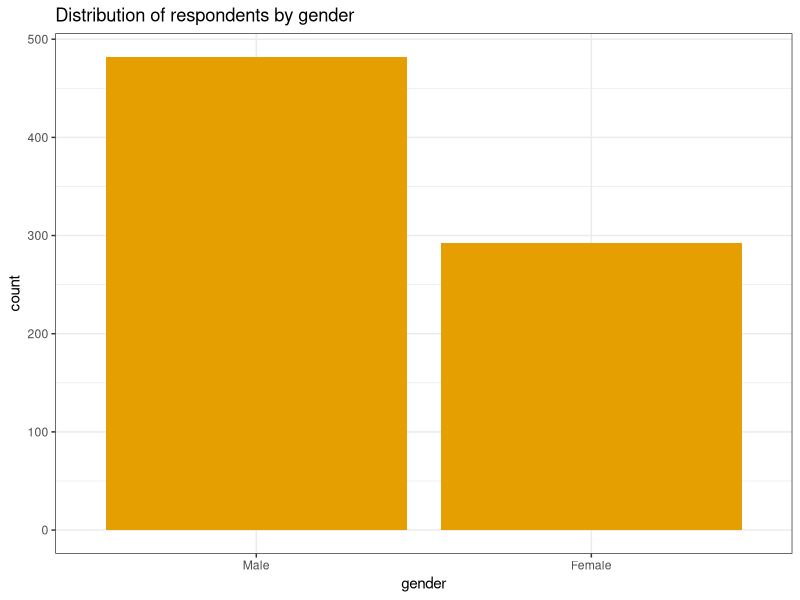
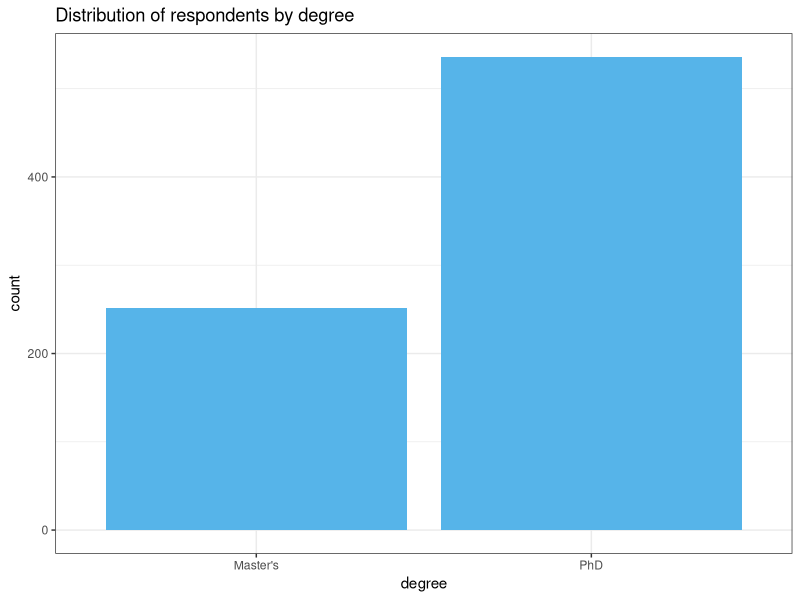
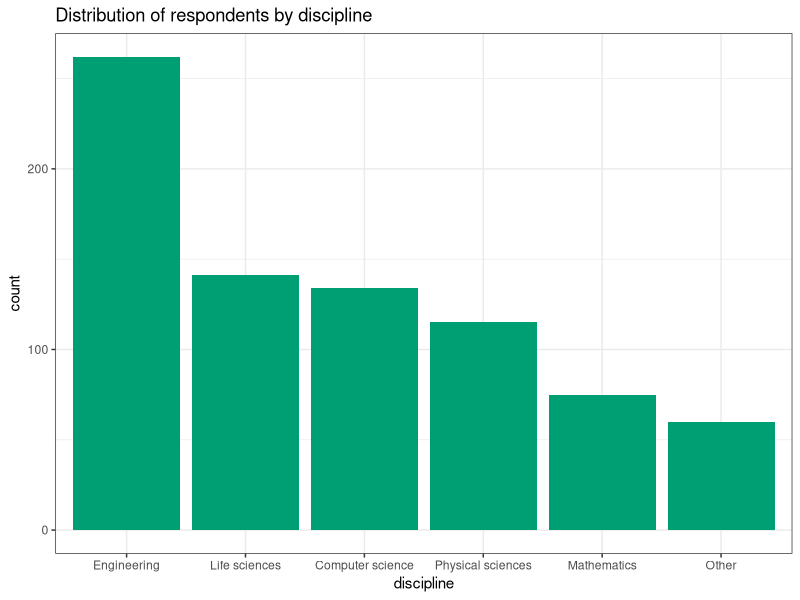
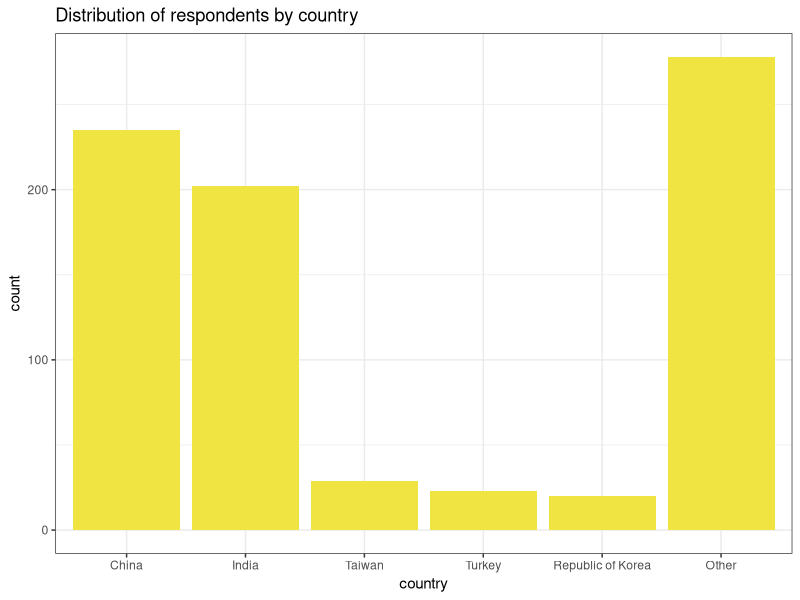

Write R code to recreate these figures, in order.
## ---- chunk 1
knitr::opts_chunk$set(echo = TRUE, tidy = TRUE)
library(tidyverse)
cb_palette = c("#999999", "#E69F00", "#56B4E9", "#009E73", "#F0E442", "#0072B2", "#D55E00", "#CC79A7")
## ---- chunk 2
country = read.csv("Country-List-Metadata.csv")
# dom = read.csv("Domestic-graduate-student-survey-results.csv")
inter.data = read.csv("International-graduate-student-survey-results.csv")
# Q39
acad.experience <- rowSums(select(inter.data, Q39_1 , Q39_2 , Q39_3 , Q39_4 , Q39_5 , Q39_6 , Q39_7), na.rm = FALSE, dims = 1)/7
# acad.experience = round(acad.experience)
# Q43
acad.challenges =  as.numeric(inter.data$Q43_1 | inter.data$Q43_2 |inter.data$Q43_3 |inter.data$Q43_4 |inter.data$Q43_5 |inter.data$Q43_7)
inter.small = select(inter.data, Q2, Q3, Q4, Q5, Q22, Q40, Q41, Q42, Q28)
inter.small$Q39 = acad.experience
inter.small$Q43 = acad.challenges
## ---- chunk 3
inter.small$gender <- as.factor(ifelse(inter.small$Q3==1, "Male", ifelse(inter.small$Q3==2, "Female", NA)))
gender_order <- c("Male", "Female")
ggplot(inter.small[!is.na(inter.small$gender),], aes(x=gender)) + stat_count(fill="#E69F00") + theme_bw() +
  ggtitle("Distribution of respondents by gender") +
  scale_x_discrete(limits = gender_order)
## ---- chunk 4
inter.small$degree <- as.factor(ifelse(inter.small$Q4==1, "Master's", "PhD"))
ggplot(inter.small, aes(x=degree)) + stat_count(fill="#56B4E9") + theme_bw() +
  ggtitle("Distribution of respondents by degree")
## ---- chunk 5
inter.small$discipline <- as.factor(ifelse(inter.small$Q5==1, "Life sciences", ifelse(inter.small$Q5==2, "Physical sciences", ifelse(inter.small$Q5==3, "Engineering", ifelse(inter.small$Q5==4, "Mathematics", ifelse(inter.small$Q5==5, "Computer science", "Other"))))))
disc_order <- c("Engineering", "Life sciences", "Computer science", "Physical sciences", "Mathematics", "Other")
ggplot(inter.small, aes(x=discipline)) + stat_count(fill="#009E73") + theme_bw() +
  ggtitle("Distribution of respondents by discipline") +
  scale_x_discrete(limits = disc_order)
## ---- chunk 6
inter.small$country <- as.factor(ifelse(inter.small$Q22==44, "China", ifelse(inter.small$Q22==91, "India", ifelse(inter.small$Q22==161, "Republic of Korea", ifelse(inter.small$Q22==190, "Taiwan", ifelse(inter.small$Q22==198, "Turkey", "Other"))))))
country_order <- c("China", "India", "Taiwan", "Turkey", "Republic of Korea", "Other")
ggplot(inter.small, aes(x=country)) + stat_count(fill="#F0E442") + theme_bw() +
  ggtitle("Distribution of respondents by country") +
  scale_x_discrete(limits = country_order)
## ---- chunk 7
summary(factor(inter.data$Q22))
